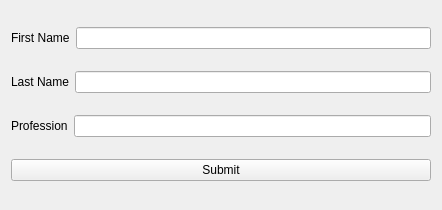
<?xml version="1.0" encoding="UTF-8"?>
<ui version="4.0">
 <class>Widget</class>
 <widget class="QWidget" name="Widget">
  <property name="geometry">
   <rect>
    <x>0</x>
    <y>0</y>
    <width>442</width>
    <height>210</height>
   </rect>
  </property>
  <property name="windowTitle">
   <string>Widget</string>
  </property>
  <layout class="QVBoxLayout" name="verticalLayout">
   <item>
    <layout class="QHBoxLayout" name="horizontalLayout">
     <item>
      <widget class="QLabel" name="label">
       <property name="text">
        <string>First Name</string>
       </property>
      </widget>
     </item>
     <item>
      <widget class="QLineEdit" name="firstNameLineEdit"/>
     </item>
    </layout>
   </item>
   <item>
    <layout class="QHBoxLayout" name="horizontalLayout_2">
     <item>
      <widget class="QLabel" name="label_2">
       <property name="text">
        <string>Last Name</string>
       </property>
      </widget>
     </item>
     <item>
      <widget class="QLineEdit" name="lastNameLineEdit"/>
     </item>
    </layout>
   </item>
   <item>
    <layout class="QHBoxLayout" name="horizontalLayout_3">
     <item>
      <widget class="QLabel" name="label_3">
       <property name="text">
        <string>Profession</string>
       </property>
      </widget>
     </item>
     <item>
      <widget class="QLineEdit" name="professionLineEdit"/>
     </item>
    </layout>
   </item>
   <item>
    <widget class="QPushButton" name="submitButton">
     <property name="text">
      <string>Submit</string>
     </property>
    </widget>
   </item>
  </layout>
 </widget>
 <resources/>
 <connections/>
</ui>
